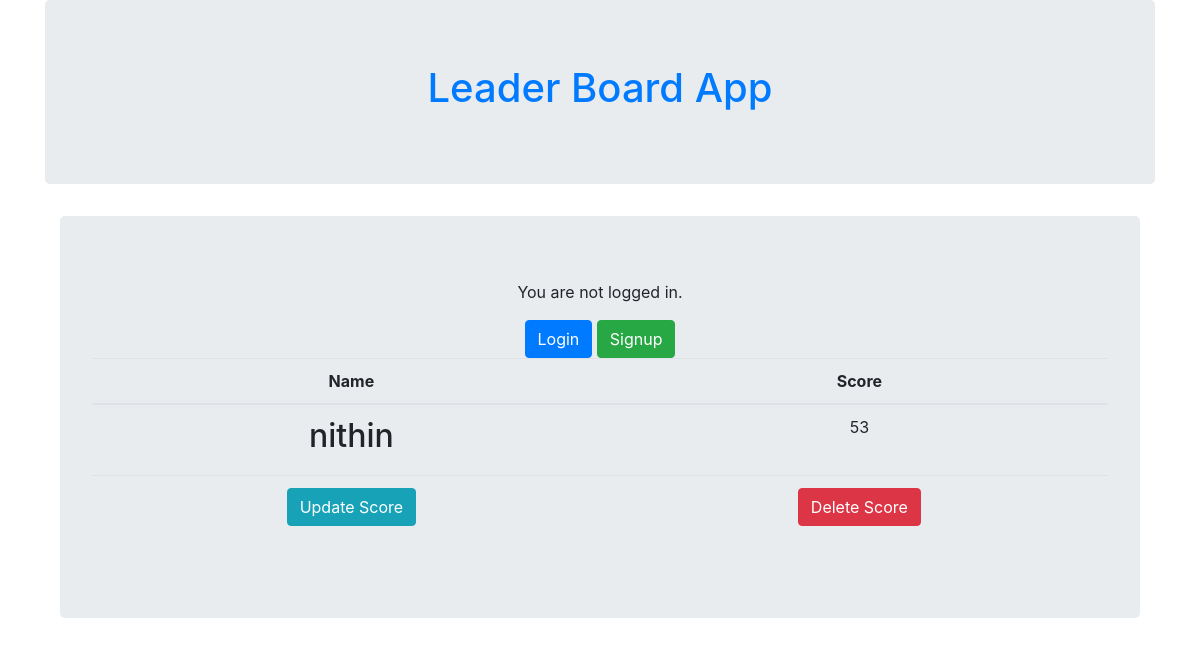
The page /score/nithin/ on the database as committed earlier.
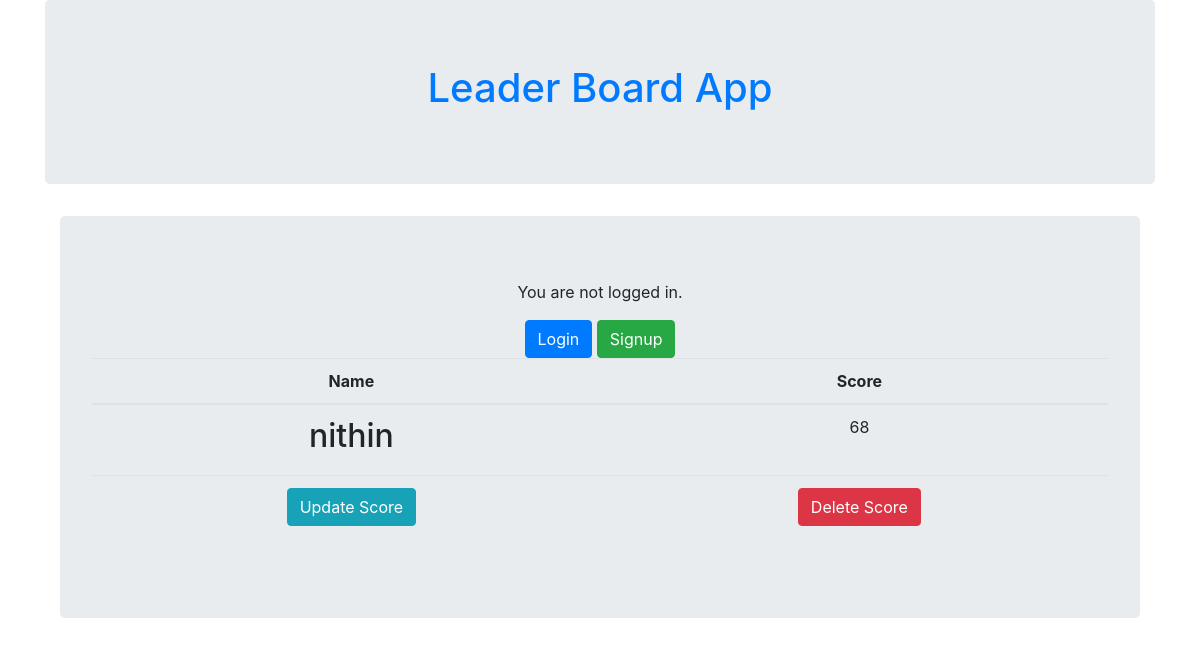
The same page on the database as committed later.
### score/models.py (models this page shows, shortened)
class Score(models.Model):
    class Meta:
            ordering = ['-score']
    scoreadmin = models.ForeignKey(User,on_delete=models.CASCADE)
    name = models.CharField(max_length=200,primary_key=True)
    score = models.IntegerField()

### score/views.py (the view)
# urls.py: path('score/<pk>/', views.ScoreDetailView.as_view(), name='score_detail'),
class ScoreDetailView(DetailView):
    model = Score
    template_name = 'score_detail.html'

### templates/score_detail.html
{% extends 'base.html' %}
{% block content %}
    <table class="table" style="text-align: center">
      <thead>
        <tr>
          <th>Name</th>
          <th>Score</th>
        </tr>
      </thead>
      <tbody>
        <div class="score-entry">
          <tr>
            <td><h2>{{ object.name }}<h2></td>
            <td><p>{{ object.score }}</p></td>
          </tr>
          <tr>
            <td><a href="{% url 'score_update' score.name %}" class="btn btn-info"> Update  Score</a></td>
            <td><a href="{% url 'score_delete' score.name %}" class="btn btn-danger"> Delete Score</a></td>
        </div>
      </tbody>
    </table>
{% endblock content %}

Rows that differ between the two databases and show on the page:
changed Score "nithin": score "53" → "68"
